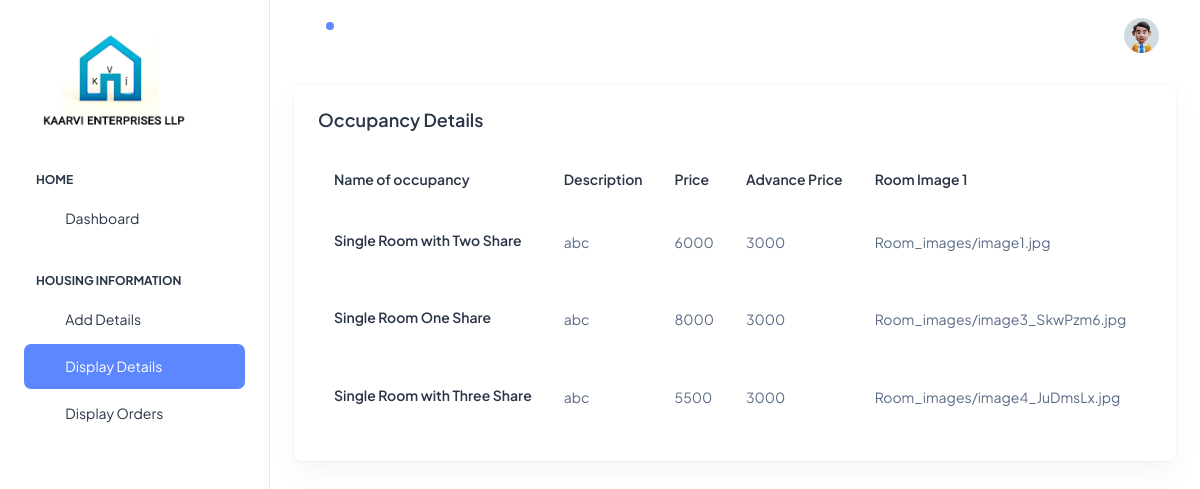
Page /Backend/displaydetails/ on the committed database.
### Backend/models.py (models this page shows)
class DetailsDB(models.Model):
    name = models.CharField(max_length=100, null=True, blank=True)
    description = models.CharField(max_length=500, null=True, blank=True)
    price = models.IntegerField(null=True, blank=True)
    advprice = models.IntegerField(null=True, blank=True)
    roomimage1 = models.ImageField(upload_to="Room_images", null=True, blank=True)
    roomimage2 = models.ImageField(upload_to="Room_images", null=True, blank=True)
    roomimage3 = models.ImageField(upload_to="Room_images", null=True, blank=True)

### Backend/views.py (the view)
# urls.py: path('displaydetails/', views.displaydetails, name='displaydetails'),
def displaydetails(req):
    data = DetailsDB.objects.all()
    return render(req, "displaydetails.html", {'data': data})

### Backend/templates/displaydetails.html (shortened to what this page needs)
<!DOCTYPE html>
<html lang="en">
{% extends 'index.html' %}
{% block content %}
<head>
</head>
<body>
<div class="card w-100">
              <div class="card-body p-4">
                <h5 class="card-title fw-semibold mb-4">Occupancy  Details</h5>
                <div class="table-responsive">
                  <table class="table text-nowrap mb-0 align-middle">
                    <thead class="text-dark fs-4">
                      <tr>
                        <th class="border-bottom-0">
                          <h6 class="fw-semibold mb-0">Name of occupancy</h6>
                        </th>
                        <th class="border-bottom-0">
                          <h6 class="fw-semibold mb-0">Description</h6>
                        </th>
                        <th class="border-bottom-0">
                          <h6 class="fw-semibold mb-0">Price</h6>
                        </th>
                        <th class="border-bottom-0">
                          <h6 class="fw-semibold mb-0">Advance Price</h6>
                        </th>
                        <th class="border-bottom-0">
                          <h6 class="fw-semibold mb-0">Room Image 1</h6>
                        </th>
                        <th class="border-bottom-0">
                        </th>
                      </tr>
                    </thead>
                    <tbody>
                    {% for i in data %}
                      <tr>
                        <td class="border-bottom-0">
                            <h6 class="fw-semibold mb-1">{{i.name}}</h6>
                        </td>
                        <td class="border-bottom-0">
                          <p class="mb-0 fw-normal">{{i.description}}</p>
                        </td>
                        <td class="border-bottom-0">
                          <p class="mb-0 fw-normal">{{i.price}}</p>
                        </td>
                        <td class="border-bottom-0">
                          <p class="mb-0 fw-normal">{{i.advprice}}</p>
                        </td>
                        <td class="border-bottom-0">
                          <p class="mb-0 fw-normal">{{i.roomimage1}}</p>
                        </td>
                        <td class="border-bottom-0">
                        </td>
                      </tr>
                     {% endfor %}
                    </tbody>
                  </table>
                </div>
              </div>
            </div>
</body>
</html>
{% endblock %}

### Backend/templates/index.html (shortened to what this page needs)
<!doctype html>
{% load static %}
<html lang="en">
<head>
  <link rel="stylesheet" href="{% static '/assets/css/styles.min.css' %}" />
</head>
<body>
  <div class="page-wrapper" id="main-wrapper" data-layout="vertical" data-navbarbg="skin6" data-sidebartype="full"
    data-sidebar-position="fixed" data-header-position="fixed">
    <aside class="left-sidebar">
      <div>
        <div class="brand-logo d-flex align-items-center justify-content-between">
          <a href="{% url 'indexpage' %}" class="text-nowrap logo-img">
            <img src="{% static '/assets/images/logos/KAARVIedited.jpg' %}" width="180" alt="" />
          </a>
        </div>
        <nav class="sidebar-nav scroll-sidebar" data-simplebar="">
          <ul id="sidebarnav">
            <li class="nav-small-cap">
              <span class="hide-menu">Home</span>
            </li>
            <li class="sidebar-item">
              <a class="sidebar-link" href="{% url 'indexpage' %}" aria-expanded="false">
                <span>
                  <i class="ti ti-layout-dashboard"></i>
                </span>
                <span class="hide-menu">Dashboard</span>
              </a>
            </li>
            <li class="nav-small-cap">
              <span class="hide-menu">Housing Information</span>
            </li>
            <li class="sidebar-item">
              <a class="sidebar-link" href="{% url 'detailspage' %}" aria-expanded="false">
                <span>
                  <i class="ti ti-alert-circle"></i>
                </span>
                <span class="hide-menu">Add Details</span>
              </a>
            </li>
            <li class="sidebar-item" >
              <a class="sidebar-link" href="{% url 'displaydetails' %}" aria-expanded="false">
                <span>
                  <i class="ti ti-alert-circle"></i>
                </span>
                <span class="hide-menu">Display Details</span>
              </a>
            </li>
            <li class="sidebar-item">
              <a class="sidebar-link" href="./ui-card.html" aria-expanded="false">
                <span>
                  <i class="ti ti-alert-circle"></i>
                </span>
                <span class="hide-menu">Display Orders </span>
              </a>
            </li>
          </ul>
        </nav>
      </div>
    </aside>
    <div class="body-wrapper">
      <header class="app-header">
        <nav class="navbar navbar-expand-lg navbar-light">
          <ul class="navbar-nav">
            <li class="nav-item">
              <a class="nav-link nav-icon-hover" href="javascript:void(0)">
                <i class="ti ti-bell-ringing"></i>
                <div class="notification bg-primary rounded-circle"></div>
              </a>
            </li>
          </ul>
          <div class="navbar-collapse justify-content-end px-0" id="navbarNav">
            <ul class="navbar-nav flex-row ms-auto align-items-center justify-content-end">
              <li class="nav-item dropdown">
                <a class="nav-link nav-icon-hover" href="javascript:void(0)" id="drop2" data-bs-toggle="dropdown"
                  aria-expanded="false">
                  <img src="{% static '/assets/images/profile/user-1.jpg' %}" alt="" width="35" height="35" class="rounded-circle">
                </a>
              </li>
            </ul>
          </div>
        </nav>
      </header>
      <div class="container-fluid">
         {% block content %}{% endblock %}
</body>
</html>

### rows in the picture
DetailsDB: name "Single Room with Two Share", description "abc", price "6000", advprice "3000", roomimage1 "Room_images/image1.jpg"
DetailsDB: name "Single Room One Share", description "abc", price "8000", advprice "3000", roomimage1 "Room_images/image3_SkwPzm6.jpg"
DetailsDB: name "Single Room with Three Share", description "abc", price "5500", advprice "3000", roomimage1 "Room_images/image4_JuDmsLx.jpg"
